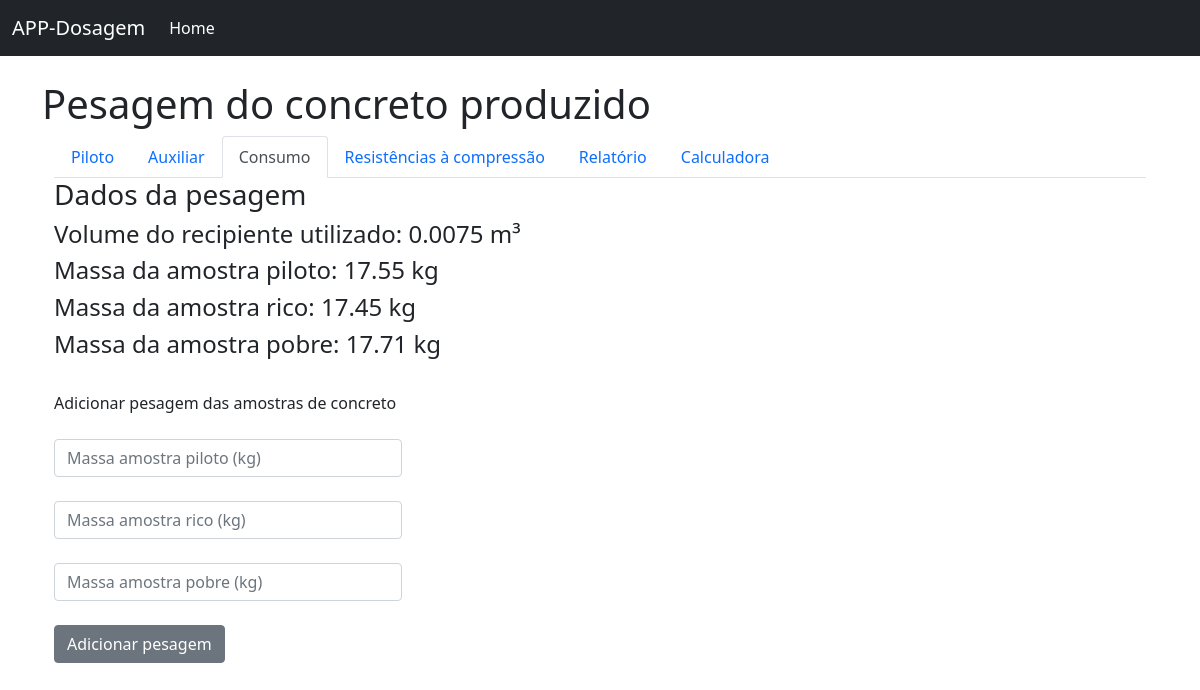
The page /consumo_cimento/5 on the database its author committed.
### app/models.py (models this page shows, shortened)
class Ensaios(db.Model):
    id = db.Column(db.Integer, primary_key=True)
    nome = db.Column(db.String(30))
    piloto = db.Column(db.Float)
    rico = db.Column(db.Float)
    pobre = db.Column(db.Float)
    cp = db.Column(db.Float)
    pesobrita = db.Column(db.Float)
    slump = db.Column(db.Float)
    umidade = db.Column(db.Float)
    volume = db.Column(db.Float)
    dosagem_piloto = db.relationship('Dosagem_piloto', backref='ensaio')
    dosagem_rico = db.relationship('Dosagem_rico', backref='ensaio')
    dosagem_pobre = db.relationship('Dosagem_pobre', backref='ensaio')
    cp_piloto = db.relationship('Cp_piloto', backref='ensaio')
    cp_rico = db.relationship('Cp_rico', backref='ensaio')
    cp_pobre = db.relationship('Cp_pobre', backref='ensaio')
    resultados = db.relationship('Resultados', backref='ensaio')
    teste = db.relationship('Teste', backref='ensaio')
    consumo_piloto = db.relationship('Consumo_piloto', backref='ensaio')
    consumo_rico = db.relationship('Consumo_rico', backref='ensaio')
    consumo_pobre = db.relationship('Consumo_pobre', backref='ensaio')

class Consumo_piloto(db.Model):
    id = db.Column(db.Integer, primary_key=True)
    kg_piloto = db.Column(db.Float)
    ensaio_id = db.Column(db.Integer, db.ForeignKey('ensaios.id'))

class Consumo_rico(db.Model):
    id = db.Column(db.Integer, primary_key=True)
    kg_rico = db.Column(db.Float)
    ensaio_id = db.Column(db.Integer, db.ForeignKey('ensaios.id'))

class Consumo_pobre(db.Model):
    id = db.Column(db.Integer, primary_key=True)
    kg_pobre = db.Column(db.Float)
    ensaio_id = db.Column(db.Integer, db.ForeignKey('ensaios.id'))

### app/routes.py (the view, shortened to what this page needs)
@app.route('/consumo_cimento/<int:id>', methods=['POST', 'GET'])
def consumo_cimento(id):
    ensaio_salvo = Ensaios.query.filter_by(id=id).first()
    consumo_piloto_salvo = Consumo_piloto.query.filter_by(ensaio_id=id).first()
    consumo_pobre_salvo = Consumo_pobre.query.filter_by(ensaio_id=id).first()
    consumo_rico_salvo = Consumo_rico.query.filter_by(ensaio_id=id).first()
    recipiente = ensaio_salvo.volume
    '''
    massa_piloto = consumo_piloto_salvo.kg_piloto
    massa_rico = consumo_pobre_salvo.kg_rico
    massa_pobre = consumo_rico_salvo.kg_pobre
    '''
    m_piloto = request.form.get("massa_piloto")
    m_rico = request.form.get("massa_rico")
    m_pobre = request.form.get("massa_pobre")
    return render_template('consumo.html', id=id, consumo_piloto_salvo=consumo_piloto_salvo, consumo_pobre_salvo=consumo_pobre_salvo, consumo_rico_salvo=consumo_rico_salvo, ensaio_salvo=ensaio_salvo, recipiente=recipiente)

### app/templates/consumo.html
{% extends 'base.html' %}
{% block content %}
<h1>Pesagem do concreto produzido</h1>
<div class="container">
  <div class = "row">
    <div class="container">
      <ul class="nav nav-tabs">
        <li class="nav-item">
          <a class="nav-link" aria-current="page" href="/dosagem/{{ id }}">Piloto</a>
        </li>
        <li class="nav-item">
          <a class="nav-link" href="/auxiliar/{{ id }}">Auxiliar</a>
        </li>
        <li class="nav-item">
          <a class="nav-link active" href="/consumo_cimento/{{ id }}">Consumo</a>
        </li>
        <li class="nav-item">
          <a class="nav-link" href="/corpo_de_prova/{{ id }}">Resistências à compressão</a>
        </li>
        <li class="nav-item">
          <a class="nav-link" href="/resultados/{{ id }}">Relatório</a>
        </li>
        <li class="nav-item">
          <a class="nav-link" href="/calculadora/{{ id }}">Calculadora</a>
        </li>
      </ul>
    </div>
  </div>
  <div class="row">
    <h3>Dados da pesagem</h3>
    <h4> Volume do recipiente utilizado: {{ recipiente }} m³</h4>
    {% if consumo_piloto_salvo %}
    <h4> Massa da amostra piloto: {{ consumo_piloto_salvo.kg_piloto }} kg</h4>
    {% endif %}
    {% if consumo_rico_salvo %}
    <h4> Massa da amostra rico: {{ consumo_rico_salvo.kg_rico }} kg</h4>
    {% endif %}
    {% if consumo_pobre_salvo %}
    <h4> Massa da amostra pobre: {{ consumo_pobre_salvo.kg_pobre }} kg</h4>
    {% endif %}
  </div>
  <div class="row">
    <div class="col-4">
        <br>
        Adicionar pesagem das amostras de concreto
        <br>
        <form method="POST">
          <br>
          <input size="3" class="form-control" value="" name="massa_piloto", placeholder="Massa amostra piloto (kg)">
          <br>
          <input size="3" class="form-control" value="" name="massa_rico", placeholder="Massa amostra rico (kg)">
          <br>
          <input size="3" class="form-control" value="" name="massa_pobre", placeholder="Massa amostra pobre (kg)">
          <br>
          <input type="submit" class="btn btn-secondary" value="Adicionar pesagem">
        </form>
    </div>
  </div>
</div>
{% endblock %}

### rows shown on the page
Ensaios: volume "0.0075"
Consumo_piloto: kg_piloto "17.55"
Consumo_rico: kg_rico "17.45"
Consumo_pobre: kg_pobre "17.71"
